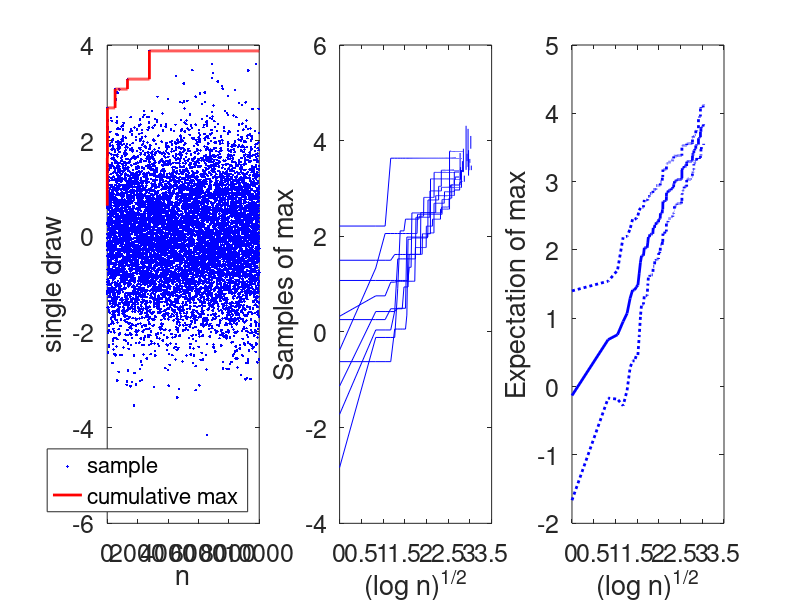

The MATLAB source for this figure:
clear all
seed=12;
randn('state',seed);
rand('state',seed);

% choice of dimensions
n = 10000;
nrep = 1000;

X = randn(n,nrep);

try
    ccc=openfig('expectation_of_max.fig');
catch
    disp('missing figure file')
end

subplot(1,3,1);
plot(X(:,1),'b.'); hold on;
plot(cummax(X(:,1)),'r-','linewidth',2); hold off;
xlabel('n');
ylabel('single draw');
legend('sample','cumulative max','Location','SouthEast');
set(gca,'fontsize',18)


subplot(1,3,2);
n = 10000;
nrep = 10;

X = randn(n,nrep);
plot(sqrt(log(1:n)),cummax(X),'b');
set(gca,'fontsize',18)
xlabel('(log n)^{1/2}');
ylabel('Samples of max');


subplot(1,3,3);
plot(sqrt(log(1:n)),mean(cummax(X),2),'b','linewidth',2); hold on;
plot(sqrt(log(1:n)),mean(cummax(X),2)+std(cummax(X),0,2),':b','linewidth',2);
plot(sqrt(log(1:n)),mean(cummax(X),2)-std(cummax(X),0,2),':b','linewidth',2);
hold off
set(gca,'fontsize',18)
xlabel('(log n)^{1/2}');
ylabel('Expectation of max');


try
    print('-depsc', 'expectation_of_max.eps');
    close(ccc)
catch
    disp('missing figure file')
end